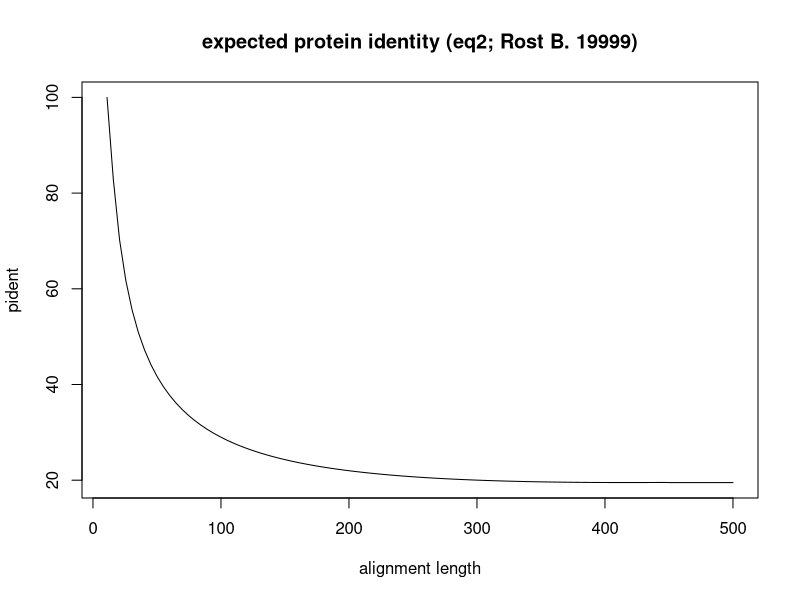

R code for this plot:
## ---- chunk 1
knitr::opts_chunk$set(
  collapse = TRUE,
  comment = "#>"
)
## ---- chunk 2
#plot expected pident by alignment length using eq2 from Rost (1999)
get_pident_by_length <- function(x){
  eq2 <- function(L){
    if(L <= 11){return(100)}
    if(L <= 450){return(480*(L^(-0.32*(1+(exp(-L/1000))))))}
    if(L > 450){return(19.5)}
  }
  return(unlist(lapply(x, eq2)))
}
curve(get_pident_by_length, 11, 500, pch = 20, xlab = "alignment length", ylab = "pident",
      main = "expected protein identity (eq2; Rost B. 19999)")
